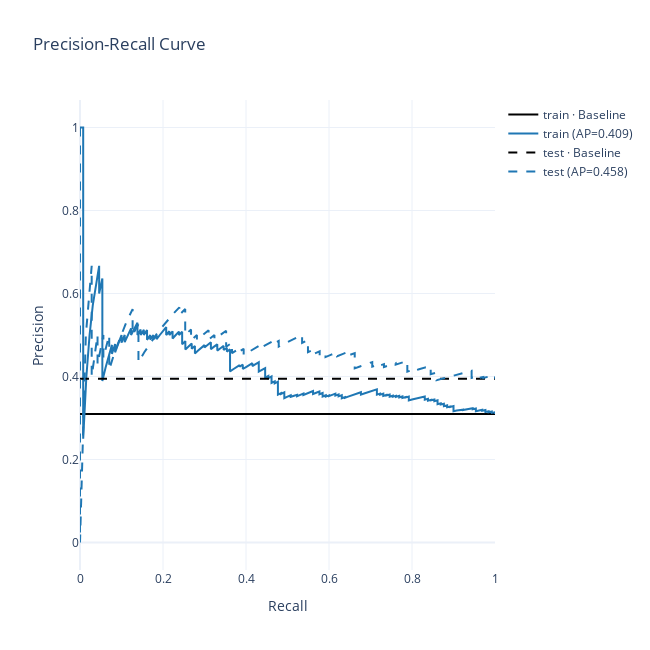

The notebook cell this image was saved under:
### Code cell
classification.precision_recall_curve_plot(df_bin, split_column="set")

### Figure 1 — Plotly figure (JSON) as saved in the notebook; plotly's stock layout.template omitted (floating-point values rounded to 4 significant figures; data arrays with more than 128 entries replaced by an {"elided": "..."} marker saying what was removed)
{"data": [{"line": {"color": "black", "dash": "solid"}, "mode": "lines", "name": "train · Baseline", "showlegend": true, "type": "scatter", "x": [0, 1], "y": [0.3095, 0.3095]}, {"line": {"color": "#1F77B4", "dash": "solid", "width": 2}, "mode": "lines", "name": "train (AP=0.409)", "type": "scatter", "x": {"elided": "421 float values"}, "y": {"elided": "421 float values"}}, {"line": {"color": "black", "dash": "dash"}, "mode": "lines", "name": "test · Baseline", "showlegend": true, "type": "scatter", "x": [0, 1], "y": [0.3944, 0.3944]}, {"line": {"color": "#1F77B4", "dash": "dash", "width": 2}, "mode": "lines", "name": "test (AP=0.458)", "type": "scatter", "x": {"elided": "181 float values"}, "y": {"elided": "181 float values"}}], "layout": {"autosize": false, "height": 650, "title": {"text": "Precision-Recall Curve"}, "width": 650, "xaxis": {"constrain": "domain", "range": [0, 1], "title": {"text": "Recall"}}, "yaxis": {"range": [0, 1], "scaleanchor": "x", "scaleratio": 1, "title": {"text": "Precision"}}}}
